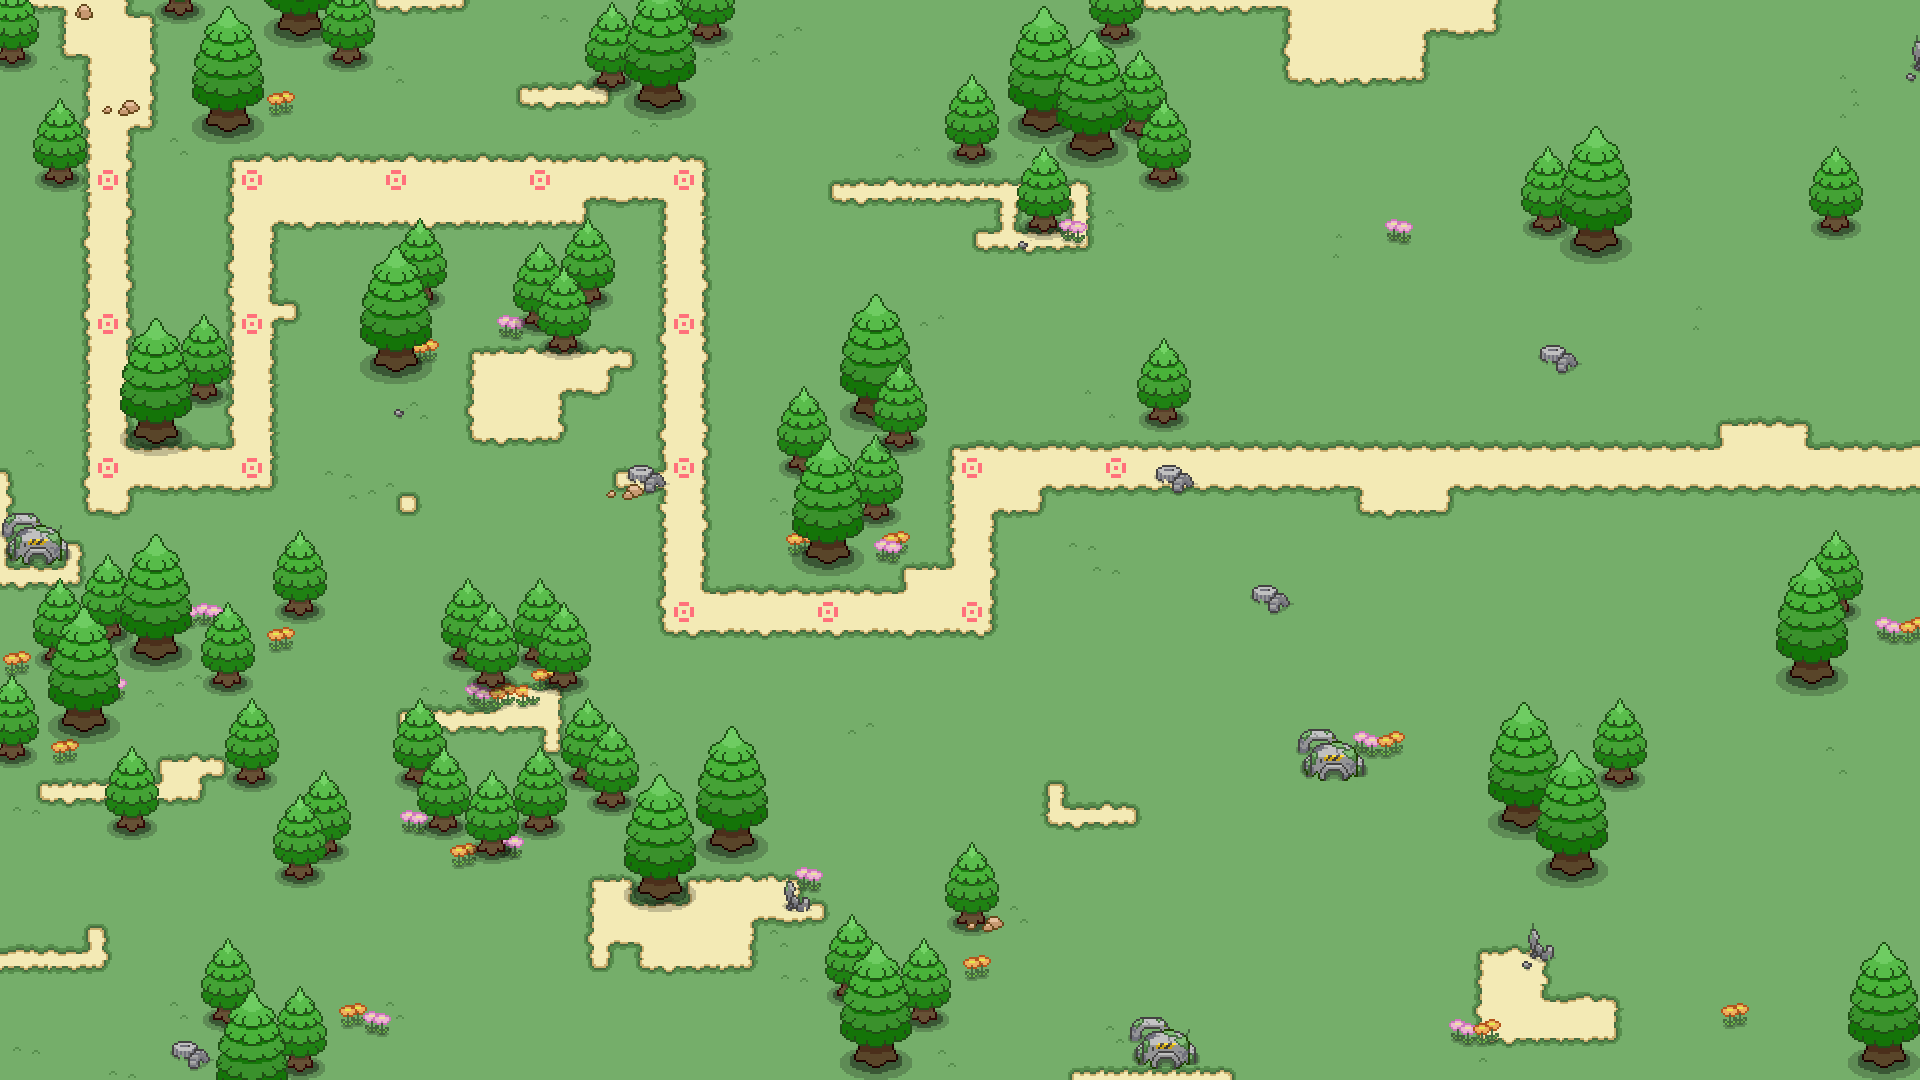

The image is a tile-based game level rendered from a .tmx file. Its description and source (layers, tilesets, objects; grid data summarised) follow:
An orthogonal 80x45 tile map with 24x24 px tiles, 5 tile layers (grounds, 1, 2, 3, ...), 1 hidden layer not drawn, 4 tilesets.

<map version="1.0" tiledversion="2017.12.07" orientation="orthogonal" renderorder="right-down" width="80" height="45" tilewidth="24" tileheight="24" infinite="0" nextobjectid="1">
 <tileset firstgid="1" name="meta" tilewidth="24" tileheight="24" tilecount="3" columns="3">
  <image source="meta.png" width="72" height="24" />
  <tile id="0">
   <properties>
    <property name="pass" type="bool" value="false" />
   </properties>
  </tile>
  <tile id="2">
   <properties>
    <property name="pass" type="bool" value="true" />
   </properties>
  </tile>
 </tileset>
 <tileset firstgid="4" name="grounds" tilewidth="24" tileheight="24" tilecount="500" columns="20">
  <image source="grounds.png" width="480" height="600" />
 </tileset>
 <tileset firstgid="504" name="element" tilewidth="24" tileheight="24" tilecount="1296" columns="48">
  <image source="element.png" width="1152" height="648" />
 </tileset>
 <tileset firstgid="1800" name="pathtag" tilewidth="24" tileheight="24" tilecount="3" columns="3">
  <image source="pathtag.png" width="72" height="24" />
 </tileset>
 <layer name="grounds" width="80" height="45">
  <data>[3600 cells, 3600 non-empty, 41 distinct tile ids]</data>
 </layer>
 <layer name="1" width="80" height="45">
  <data>[3600 cells, 656 non-empty, 85 distinct tile ids]</data>
 </layer>
 <layer name="2" width="80" height="45">
  <data>[3600 cells, 397 non-empty, 72 distinct tile ids]</data>
 </layer>
 <layer name="3" width="80" height="45">
  <data>[3600 cells, 103 non-empty, 42 distinct tile ids]</data>
 </layer>
 <layer name="pathtag" width="80" height="45">
  <data>[3600 cells, 16 non-empty, 1 distinct tile ids]</data>
 </layer>
 <objectgroup name="gameObj" />
 <layer name="meta" width="80" height="45" visible="0">
  <data>[3600 cells, 87 non-empty, 1 distinct tile ids]</data>
 </layer>
</map>
